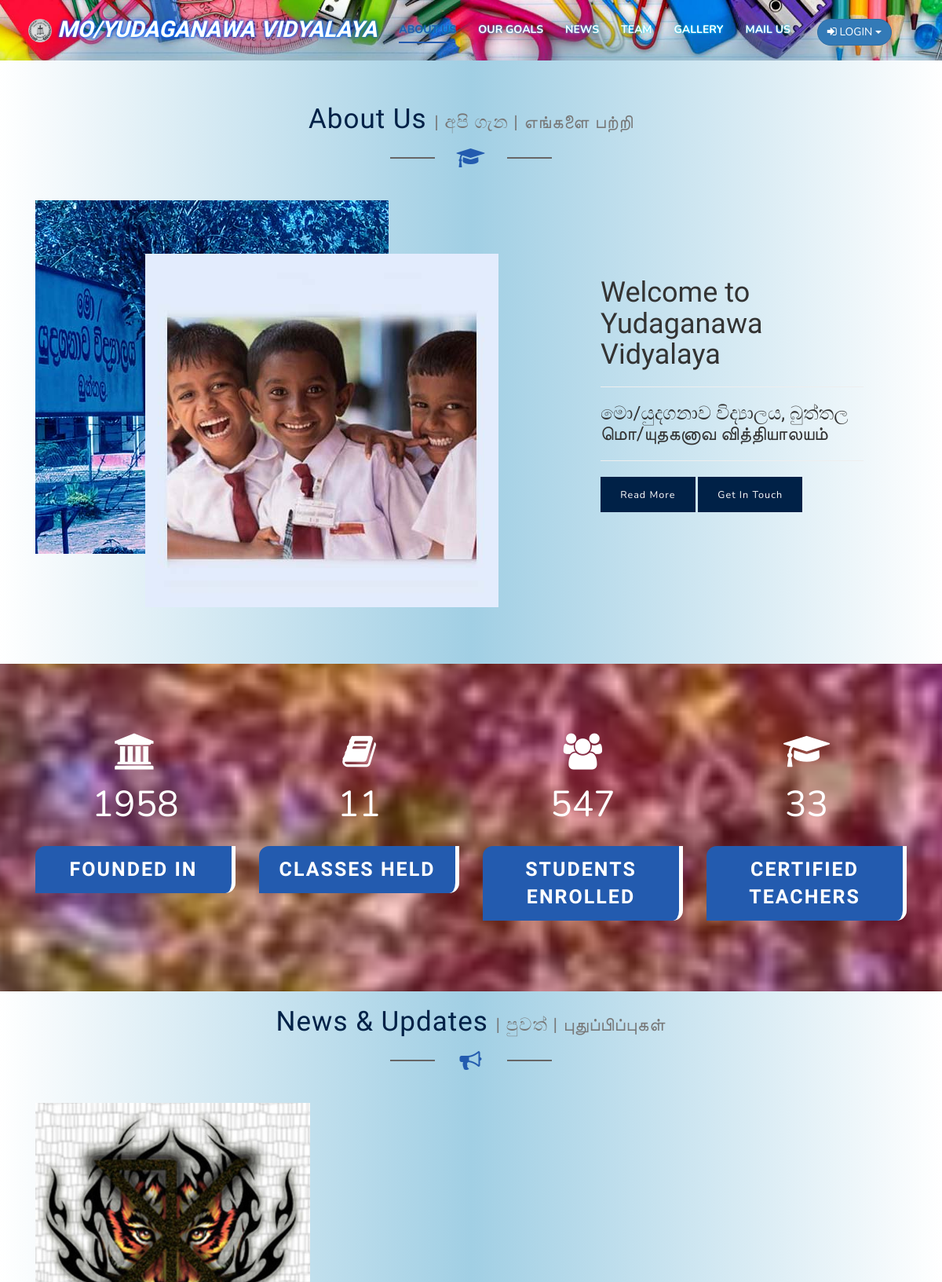
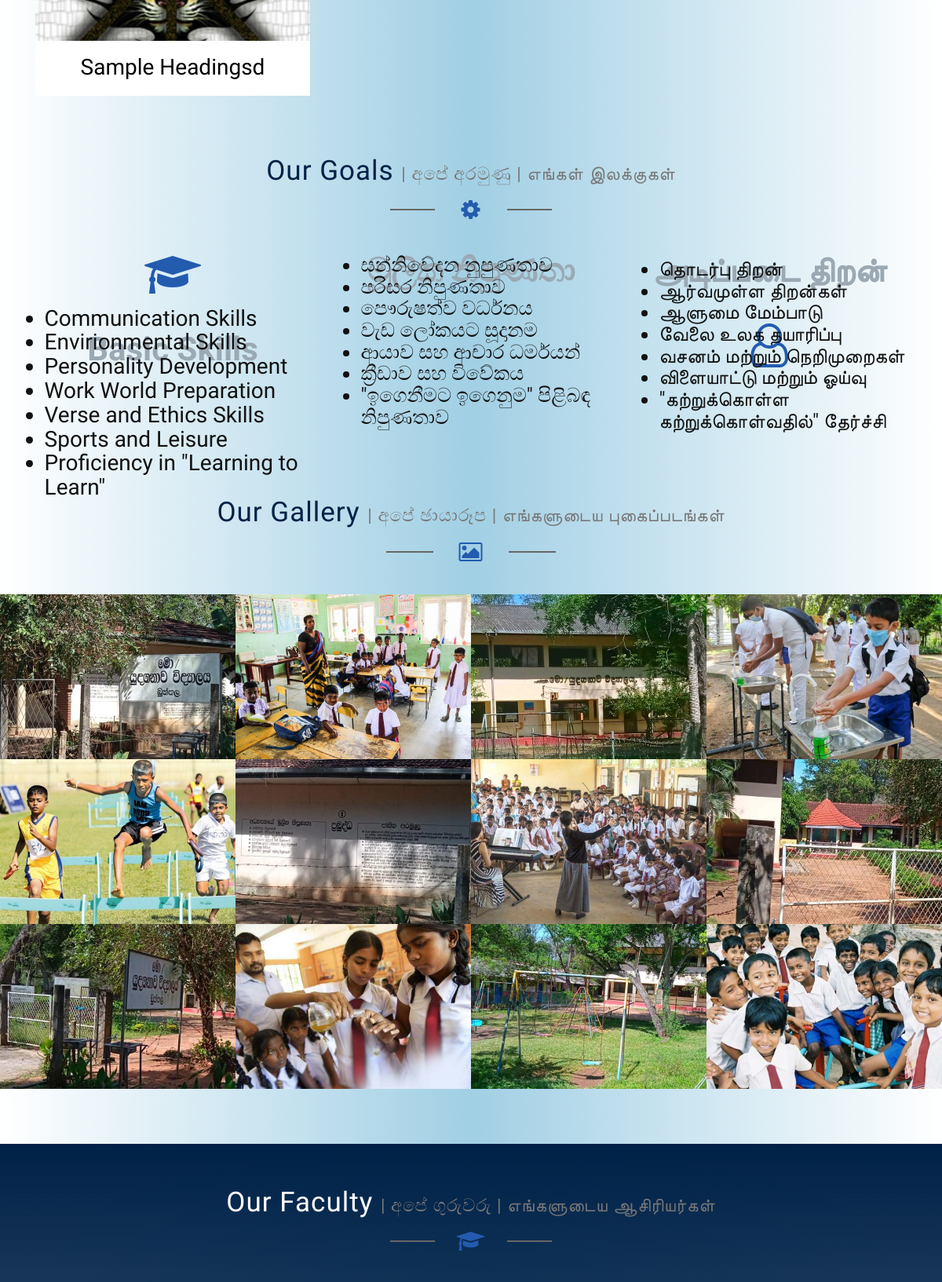
The page / (upper part) on the database its author committed (2 pictures, top to bottom).
### tables this page shows
CREATE TABLE `news_data` (
  `n_id` int(12) NOT NULL,
  `n_date` datetime NOT NULL DEFAULT CURRENT_TIMESTAMP ON UPDATE CURRENT_TIMESTAMP,
  `n_head` varchar(50) NOT NULL,
  `n_shead` varchar(50) NOT NULL,
  `n_details` varchar(200) NOT NULL,
  `n_image` varchar(50) NOT NULL DEFAULT '../News-Img/default.jpg',
  `n_audience` varchar(10) NOT NULL,
  `n_author` int(12) NOT NULL
);

### setting/config.php (called while the page is built, shortened)
<?php
class project2
{
	public $username = "username";
	public $password = "password";
	public $server = "localhost";
	public $dbname = "project2";
	public $connectdb;
	function __construct()
	{
		$this->connectdb = new mysqli($this->server,$this->username,$this->password,$this->dbname);
	}
	public function get_news($user){
		switch($user){
			case 'Public':
				$get_news = "SELECT * FROM news_data WHERE n_audience='Public' ORDER BY n_id DESC LIMIT 3";
				break;
		}
		$get_news_run = $this->connectdb->query($get_news);
		return $get_news_run;
	}
}
$ravi = new project2;
?>

### index.php (the view, shortened to what this page needs)
<!DOCTYPE html>
<html lang="zxx">
<head>
    <link rel="stylesheet" href="css/bootstrap.css">
    <link rel="stylesheet" href="css/style.css" type="text/css" media="all" />
    <link rel="stylesheet" href="css/font-awesome.css">
    <link rel="stylesheet" href="css/swipebox.css">
    <link rel="stylesheet" href="css/jquery-ui.css" />
    <link rel="stylesheet" href="css/banukacss.css" type="text/css" media="all" />
</head>
<body>
    <div class="main_section_agile" id="home"
        style="background-image: url('./images/bk/navbg.jpg'); background-size: cover;">
        <div class="agileits_w3layouts_banner_nav">
            <nav class="navbar navbar-default">
                <div class="navbar-header navbar-left">
                    <h1><a class="navbar-brand" href="index.html">
                            <i aria-hidden="true"><img src="./images/bk/logo.png" style="height: 30px;" alt=""></i>
                            Mo/Yudaganawa Vidyalaya</a></h1>
                </div>
                <div class="dropdown" style="float:right; margin-right:2em;">
                    <button class="btn btn-primary dropdown-toggle " type="button" data-toggle="dropdown"
                        style="border-radius: 2em;"><i class="fa fa-sign-in" aria-hidden="true"></i> LOGIN
                        <span class="caret"></span></button>
                </div>
                <div class="collapse navbar-collapse navbar-right" id="bs-example-navbar-collapse-1">
                    <nav class="link-effect-2" id="link-effect-2">
                        <ul class="nav navbar-nav">
                            <li class="active"><a href="index.html" class="effect-3">About Us</a></li>
                            <li><a href="#services" class="effect-3 scroll">Our Goals</a></li>
                            <li><a href="#news" class="effect-3 scroll">News</a></li>
                            <li><a href="#team" class="effect-3 scroll">Team</a></li>
                            <li><a href="#gallery" class="effect-3 scroll">Gallery</a></li>
                            <li><a href="#mail" class="effect-3 scroll">Mail Us</a></li>
                        </ul>
                    </nav>
                </div>
            </nav>
        </div>
    </div>
    <div class="about-top" id="about">
        <div class="container">
            <h3 class="w3l-title">About Us <small class="hidemebk">| අපි ගැන | எங்களை பற்றி</small></h3>
            <div class="w3layouts_header">
                <p><i class="fa fa-graduation-cap" aria-hidden="true"></i></p>
            </div>
            <div class="col-md-7 wthree-services-bottom-grids">
                <div class="wthree-services-left">
                </div>
                <div class="wthree-services-right">
                    <img src="images/ab2.jpg" alt="">
                </div>
            </div>
            <div class="col-md-5 wthree-about-grids">
                <h1>Welcome to Yudaganawa Vidyalaya</h1>
                <span class="hidemebk">
                    <hr>
                    <h3>මො/යුදගනාව විද්‍යාලය, බුත්තල</h3>
                    <h3>மொ/யுதகனாவ வித்தியாலயம்</h3>
                </span>
                <hr>
                <a href="#" class="trend-w3l" data-toggle="modal" data-target="#myModal"><span>Read More</span></a>
                <a href="#mail" class="trend-w3l scroll"><span>Get In Touch</span></a>
            </div>
        </div>
    </div>
    <div class="stats" id="stats">
        <div class="container">
            <div class="stats-info">
                <div class="col-md-3 col-xs-3 stats-grid slideanim">
                    <i class="fa fa-bank" aria-hidden="true"></i>
                    <div class='numscroller numscroller-big-bottom' data-slno='1' data-min='1500' data-max='1958'
                        data-delay='.5' data-increment="1">1958</div>
                    <h4 class="stats-info">FOUNDED IN</h4>
                </div>
                <div class="col-md-3 col-xs-3 stats-grid slideanim">
                    <i class="fa fa-book" aria-hidden="true"></i>
                    <div class='numscroller numscroller-big-bottom' data-slno='1' data-min='0' data-max='11'
                        data-delay='.1' data-increment="1">11</div>
                    <h4 class="stats-info">CLASSES HELD</h4>
                </div>
                <div class="col-md-3 col-xs-3 stats-grid slideanim">
                    <i class="fa fa-group" aria-hidden="true"></i>
                    <div class='numscroller numscroller-big-bottom' data-slno='1' data-min='0' data-max='547'
                        data-delay='.1' data-increment="1">547</div>
                    <h4 class="stats-info">STUDENTS ENROLLED</h4>
                </div>
                <div class="col-md-3 col-xs-3 stats-grid slideanim">
                    <i class="fa fa-graduation-cap" aria-hidden="true"></i>
                    <div class='numscroller numscroller-big-bottom' data-slno='1' data-min='0' data-max='33'
                        data-delay='.1' data-increment="1">33</div>
                    <h4 class="stats-info">CERTIFIED TEACHERS</h4>
                </div>
                <div class="clearfix"></div>
            </div>
        </div>
    </div>
    <div class="news" id="news">
        <br>
        <?php
	    include "setting/config.php";
        $got_news = $ravi->get_news('Public');
        if( $got_news->num_rows>0){?>
        <div class="container">
            <h3 class="w3l-title">News & Updates <small class="hidemebk">| පුවත් | புதுப்பிப்புகள்</small></h3>
            <div class="w3layouts_header">
                <p><i class="fa fa-bullhorn"></i> </p>
            </div>
            <div class="team-w3l-grid">
                <? while($news_item = $got_news->fetch_assoc())	{   ?>
                <div class="col-md-4 col-xs-4 about-poleft t1">
                    <div class="about_img"><img src="News-Img/<?php echo $news_item['n_image']; ?>" alt="">
                        <h5><?php echo $news_item['n_head']; ?></h5>
                    </div>
                </div>
                <?php } ?>
                <div class="clearfix"> </div>
            </div>
            <br>
            <div class="team-w3l-grid">
                <div class="col-sm-4 ">
                </div>
                <div class="col-sm-8 ">
                </div>
            </div>
        </div>
        <?php } ?>
    </div>
    <div class="services" id="services">
        <div class="container">
            <h3 class="w3l-title">Our Goals <small class="hidemebk">| අපේ අරමුණු | எங்கள் இலக்குகள்</small></h3>
            <div class="w3layouts_header">
                <p><i class="fa fa-cog fa-spin fa-fw"></i>
                </p>
            </div>
            <div class="services-w3ls-row">
                <div class="col-xs-4 services-grid agileits-w3layouts">
                    <span class="fa fa-graduation-cap" aria-hidden="true"></span>
                    <h6>Basic Skills</h6>
                    <h5>
                        <ul>
                            <li>Communication Skills</li>
                            <li>Envirionmental Skills</li>
                            <li>Personality Development</li>
                            <li>Work World Preparation</li>
                            <li>Verse and Ethics Skills</li>
                            <li>Sports and Leisure</li>
                            <li>Proficiency in "Learning to Learn"</li>
                        </ul>
                    </h5>
                </div>
                <div class="col-xs-4 services-grid agileits-w3layouts tamil hidemebk">
                    <h6>මූලික නිපුණතා</h6>
                    <h5>
                        <ul>
                            <li>සන්නිවේදන නුපුණතාව</li>
                            <li>පරිසර නිපුණතාව</li>
                            <li>පෞරුෂත්ව වර්ධනය</li>
                            <li>වැඩ ලෝකයට සූදානම</li>
                            <li>ආයාව සහ ආචාර ධර්මයන්</li>
                            <li>ක්‍රීඩාව සහ විවේකය</li>
                            <li>"ඉගෙනීමට ඉගෙනුම" පිළිබඳ නිපුණතාව</li>
                        </ul>
                    </h5>
                </div>
                <div class="col-xs-4 services-grid agileits-w3layouts tamil hidemebk">
                    <h6>அடிப்படை திறன்</h6>
                    <h5>
                        <ul>
                            <li>தொடர்பு திறன்</li>
                            <li>ஆர்வமுள்ள திறன்கள்</li>
                            <li>ஆளுமை மேம்பாடு</li>
                            <li>வேலை உலக தயாரிப்பு</li>
                            <li>வசனம் மற்றும் நெறிமுறைகள்</li>
                            <li>விளையாட்டு மற்றும் ஓய்வு</li>
                            <li>"கற்றுக்கொள்ள கற்றுக்கொள்வதில்" தேர்ச்சி</li>
                        </ul>
                    </h5>
                    <span class="fa fa-user-o grid-w3l-ser" aria-hidden="true"></span>
                </div>
                <div class="clearfix"> </div>
            </div>
        </div>
    </div>
    <br><br>
    <div class="mygallery">
        <section class="portfolio-w3ls" id="gallery">
            <h3 class="w3l-title">Our Gallery <small class="hidemebk">| අපේ ඡායාරූප | எங்களுடைய புகைப்படங்கள்</small>
            </h3>
            <div class="w3layouts_header">
                <p><i class="fa fa-picture-o" aria-hidden="true"></i></p>
            </div>
            <div class="col-md-3 col-xs-3 gallery-grid gallery1">
                <a href="images/g1.jpg" class="swipebox"><img src="images/g1.jpg" class="img-responsive" alt="/">
                </a>
            </div>
            <div class="col-md-3 col-xs-3 gallery-grid gallery1">
                <a href="images/g2.jpg" class="swipebox"><img src="images/g2.jpg" class="img-responsive" alt="/">
                </a>
            </div>
            <div class="col-md-3 col-xs-3 gallery-grid gallery1">
                <a href="images/g3.jpg" class="swipebox"><img src="images/g3.jpg" class="img-responsive" alt="/">
                </a>
            </div>
            <div class="col-md-3 col-xs-3 gallery-grid gallery1">
                <a href="images/g7.jpg" class="swipebox"><img src="images/g4.jpg" class="img-responsive" alt="/">
                </a>
            </div>
            <div class="col-md-3 col-xs-3 gallery-grid gallery1">
                <a href="images/g5.jpg" class="swipebox"><img src="images/g5.jpg" class="img-responsive" alt="/">
                </a>
            </div>
            <div class="col-md-3 col-xs-3 gallery-grid gallery1">
                <a href="images/g6.jpg" class="swipebox"><img src="images/g6.jpg" class="img-responsive" alt="/">
                </a>
            </div>
            <div class="col-md-3 col-xs-3 gallery-grid gallery1">
                <a href="images/g11.jpg" class="swipebox"><img src="images/g7.jpg" class="img-responsive" alt="/">
                </a>
            </div>
            <div class="col-md-3 col-xs-3 gallery-grid gallery1">
                <a href="images/g8.jpg" class="swipebox"><img src="images/g8.jpg" class="img-responsive" alt="/">
                </a>
            </div>
            <div class="col-md-3 col-xs-3 gallery-grid gallery1">
                <a href="images/g9.jpg" class="swipebox"><img src="images/g9.jpg" class="img-responsive" alt="/">
                </a>
            </div>
            <div class="col-md-3 col-xs-3 gallery-grid gallery1">
                <a href="images/g10.jpg" class="swipebox"><img src="images/g10.jpg" class="img-responsive" alt="/">
                </a>
            </div>
            <div class="col-md-3 col-xs-3 gallery-grid gallery1">
                <a href="images/g4.jpg" class="swipebox"><img src="images/g11.jpg" class="img-responsive" alt="/">
                </a>
            </div>
            <div class="col-md-3 col-xs-3 gallery-grid gallery1">
                <a href="images/g12.jpg" class="swipebox"><img src="images/g12.jpg" class="img-responsive" alt="/">
                </a>
            </div>
        </section>
    </div>
    <div class="team-w3l" id="team">
        <div class="container">
            <h3 class="w3l-title">Our Faculty <small class="hidemebk">| අපේ ගුරුවරු | எங்களுடைய ஆசிரியர்கள்</small></h3>
            <div class="w3layouts_header">
                <p><i class="fa fa-graduation-cap" aria-hidden="true"></i></p>
            </div>
        </div>
    </div>
</body>
</html>

### css/banukacss.css (style rules this page uses)
.nav > li > a { text-shadow: 0 0 3px #00d9ff; }
a.navbar-brand { text-shadow: 0 0 3px #00aeff, 0 0 5px #0000FF; }
body { background-image: linear-gradient(to right, white,rgb(161, 207, 228), white); }

### rows shown on the page
news_data: n_image (picture), n_head "Sample Headingsd"
